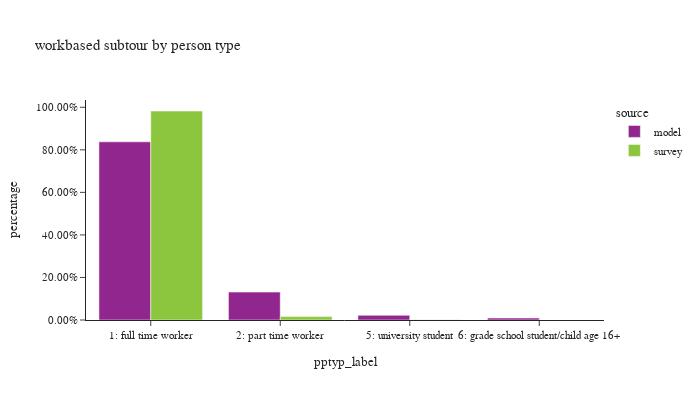

Notebook source saved alongside this figure:
### Markdown cell above
## workbased subtour by person type

### Code cell
df_plot = wk_base_subtour.groupby(['source','pptyp_label']).agg(
    total=pd.NamedAgg(column="toexpfac", aggfunc="sum"),
    sample_size=pd.NamedAgg(column="toexpfac", aggfunc="size")).reset_index()
df_plot['percentage'] = df_plot.groupby(['source'], group_keys=False)['total']. \
    apply(lambda x: x / float(x.sum()))


fig = px.bar(df_plot.sort_values(by=['source']), x="pptyp_label", y="percentage", color="source",
             barmode="group",hover_data=['total','sample_size'],title="workbased subtour by person type")
fig.update_layout(height=400, width=700, font=dict(size=11),
                  yaxis=dict(tickformat=".2%"))
fig.show()

### Figure 1 — Plotly figure (JSON) as saved in the notebook; plotly's stock layout.template omitted (floating-point values rounded to 4 significant figures)
{"data": [{"alignmentgroup": "True", "customdata": [[182000.0, 182000.0], [28500.0, 28500.0], [4772.0, 4772.0], [2025.0, 2025.0]], "hovertemplate": "source=model<br>pptyp_label=%{x}<br>percentage=%{y}<br>total=%{customdata[0]}<br>sample_size=%{customdata[1]}<extra></extra>", "legendgroup": "model", "marker": {"color": "#91268F", "pattern": {"shape": ""}}, "name": "model", "offsetgroup": "model", "orientation": "v", "showlegend": true, "textposition": "auto", "type": "bar", "x": ["1: full time worker", "2: part time worker", "5: university student", "6: grade school student/child age 16+"], "xaxis": "x", "y": [0.8376, 0.1312, 0.02196, 0.009318], "yaxis": "y"}, {"alignmentgroup": "True", "customdata": [[101100.0, 162.0], [1635.0, 11.0], [162.4, 5.0]], "hovertemplate": "source=survey<br>pptyp_label=%{x}<br>percentage=%{y}<br>total=%{customdata[0]}<br>sample_size=%{customdata[1]}<extra></extra>", "legendgroup": "survey", "marker": {"color": "#8CC63E", "pattern": {"shape": ""}}, "name": "survey", "offsetgroup": "survey", "orientation": "v", "showlegend": true, "textposition": "auto", "type": "bar", "x": ["1: full time worker", "2: part time worker", "5: university student"], "xaxis": "x", "y": [0.9825, 0.01589, 0.001578], "yaxis": "y"}], "layout": {"barmode": "group", "font": {"size": 11}, "height": 400, "legend": {"title": {"text": "source"}, "tracegroupgap": 0}, "title": {"text": "workbased subtour by person type"}, "width": 700, "xaxis": {"anchor": "y", "domain": [0.0, 1.0], "title": {"text": "pptyp_label"}}, "yaxis": {"anchor": "x", "domain": [0.0, 1.0], "tickformat": ".2%", "title": {"text": "percentage"}}}}
